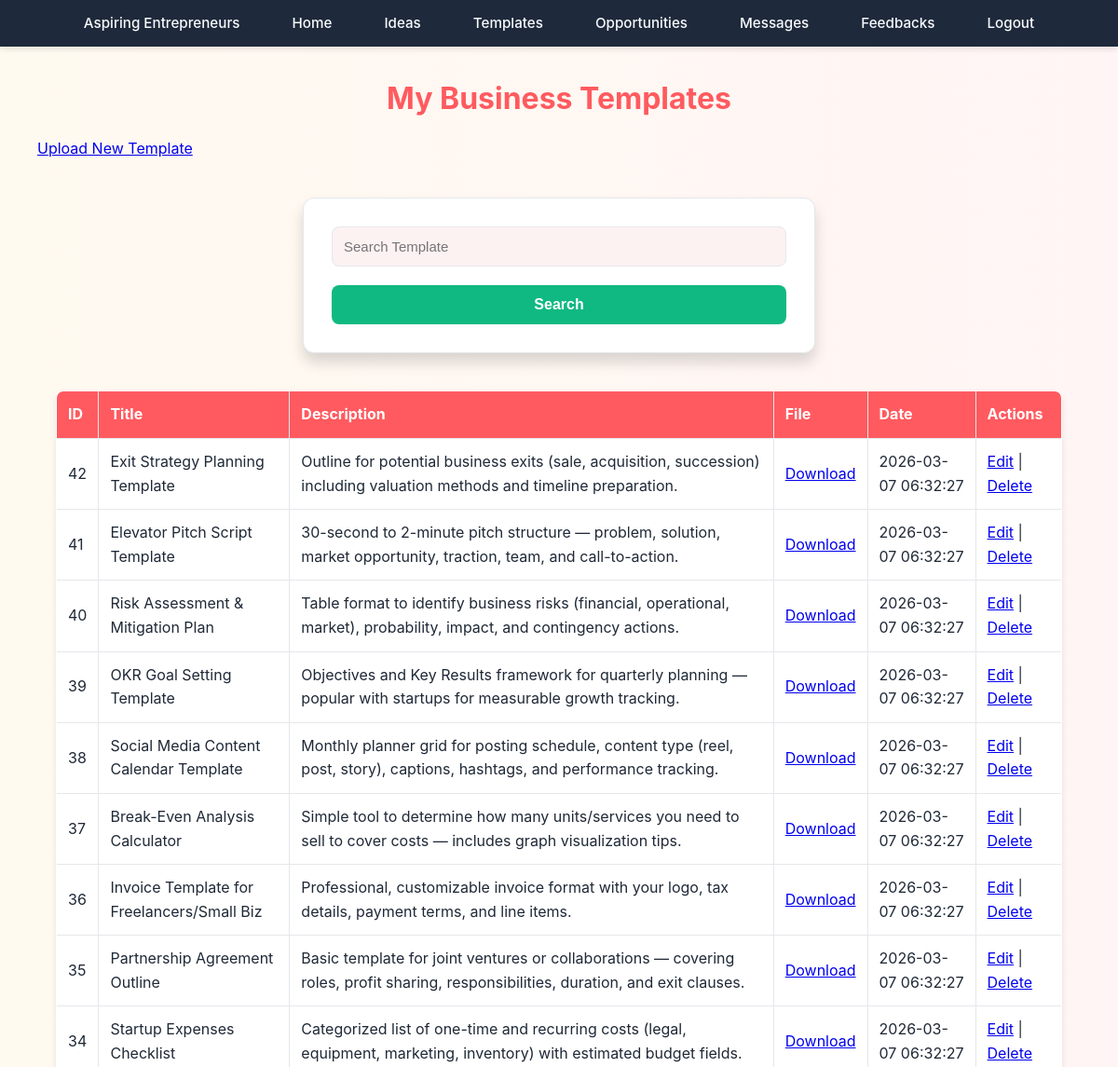
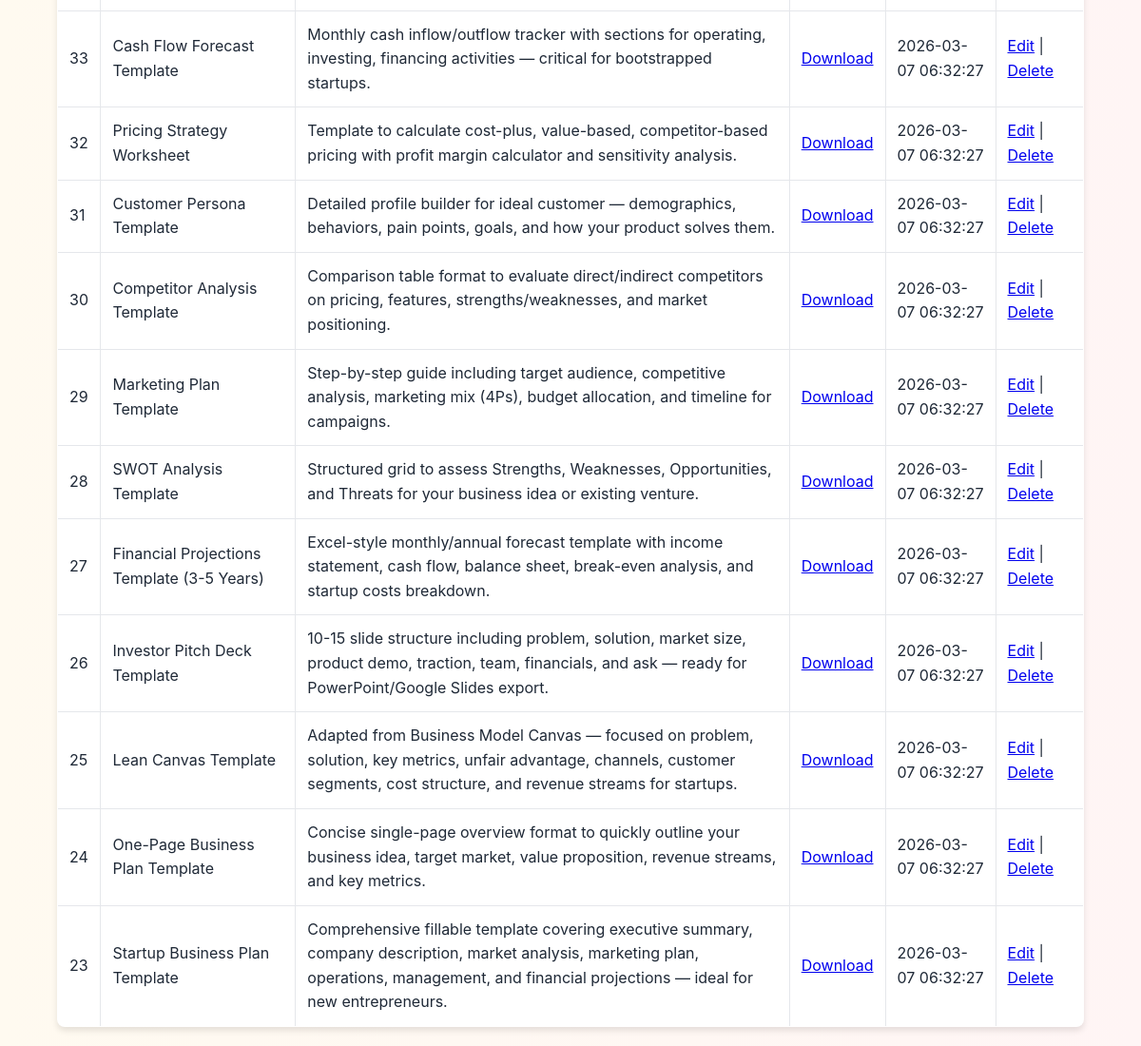
The page /agent/manage_templates.php (signed in) on the database its author committed (2 pictures, top to bottom).
### tables this page shows
CREATE TABLE `business_templates` (
  `template_id` int(11) NOT NULL,
  `agent_id` int(11) DEFAULT NULL,
  `title` varchar(200) DEFAULT NULL,
  `description` text DEFAULT NULL,
  `file_path` varchar(255) DEFAULT NULL,
  `uploaded_at` timestamp NOT NULL DEFAULT current_timestamp()
);

### agent/manage_templates.php (the view, shortened to what this page needs)
<?php
include "../config.php";
$agent_id = $_SESSION['agent_id'];
$searchQuery = "";
$templates = mysqli_query($conn,
"SELECT * FROM business_templates
WHERE agent_id = $agent_id
$searchQuery
ORDER BY template_id DESC");
?>
<!DOCTYPE html>
<html>
<head>
<link rel="stylesheet" href="../CSS/style.css">
</head>
<body>
<?php include('navbar.php'); ?>
<div>
<h2>My Business Templates</h2>
<a href="add_template.php" style="margin:40px;">Upload New Template</a>
<form method="get">
<input type="text" name="search" placeholder="Search Template"
value="<?php echo isset($_GET['search']) ? htmlspecialchars($_GET['search']) : ''; ?>">
<button type="submit">Search</button>
</form>
<table border="1" cellpadding="10">
<tr>
<th>ID</th>
<th>Title</th>
<th>Description</th>
<th>File</th>
<th>Date</th>
<th>Actions</th>
</tr>
<?php while($row = mysqli_fetch_assoc($templates)){ ?>
<tr>
<td><?php echo $row['template_id']; ?></td>
<td><?php echo htmlspecialchars($row['title']); ?></td>
<td><?php echo htmlspecialchars($row['description']); ?></td>
<td>
<a href="../uploads/templates/<?php echo $row['file_path']; ?>" target="_blank">
Download
</a>
</td>
<td><?php echo $row['uploaded_at']; ?></td>
<td>
<a href="edit_template.php?id=<?php echo $row['template_id']; ?>">Edit</a> |
<a href="?delete=<?php echo $row['template_id']; ?>"
onclick="return confirm('Delete this template?')">Delete</a>
</td>
</tr>
<?php } ?>
</table>
</div>
</body>
</html>

### CSS/style.css (style rules this page uses)
:root { --primary-color: #ff5a5f; --primary-hover: #e14d52; --secondary-color: #ffcc00; --secondary-hover: #e6b800; --text-primary: #1f2937; --text-secondary: #4b5563; --bg-primary: #ffffff; --bg-secondary: #fdf2f2; --border-color: #e5e7eb; --shadow-sm: 0 1px 2px rgba(0, 0, 0, 0.05); --shadow-md: 0 4px 6px rgba(0, 0, 0, 0.1); --shadow-lg: 0 10px 15px rgba(0, 0, 0, 0.15); }
* { margin: 0; padding: 0; box-sizing: border-box; }
body { font-family: 'Inter', sans-serif; background: linear-gradient(to right, #fffaf0, #fff5f5); color: var(--text-primary); line-height: 1.6; }
h1, h2, h3, h4, h5, h6 { margin-top: 30px; font-weight: 700; text-align: center; margin-bottom: 1rem; color: var(--primary-color); }
h2 { font-size: 2rem; }
form { max-width: 550px; margin: 40px auto; padding: 30px; background: var(--bg-primary); border-radius: 12px; box-shadow: var(--shadow-lg); border: 1px solid var(--border-color); }
input, select, textarea { width: 100%; padding: 12px; border: 1.5px solid var(--border-color); border-radius: 8px; margin-bottom: 20px; font-size: 15px; background-color: var(--bg-secondary); transition: border-color 0.2s, box-shadow 0.2s; }
button, input[type="submit"] { display: inline-block; width: 100%; background: #10b981; color: white; border: none; padding: 12px 20px; font-size: 1rem; font-weight: 600; cursor: pointer; border-radius: 8px; transition: all 0.2s ease; }
table { width: 90%; margin: 20px auto; border-collapse: collapse; background: var(--bg-primary); box-shadow: var(--shadow-md); border-radius: 8px; overflow: hidden; }
th, td { padding: 12px; border: 1px solid var(--border-color); text-align: left; }
th { background: var(--primary-color); color: white; }

### rows shown on the page
business_templates: template_id "42", title "Exit Strategy Planning Template", description "Outline for potential business exits (sale, acquisition, succession) including valuation methods and timeline preparation.", uploaded_at "2026-03-07 06:32:27"
business_templates: template_id "41", title "Elevator Pitch Script Template", description "30-second to 2-minute pitch structure — problem, solution, market opportunity, traction, team, and call-to-action.", uploaded_at "2026-03-07 06:32:27"
business_templates: template_id "40", title "Risk Assessment & Mitigation Plan", description "Table format to identify business risks (financial, operational, market), probability, impact, and contingency actions.", uploaded_at "2026-03-07 06:32:27"
business_templates: template_id "39", title "OKR Goal Setting Template", description "Objectives and Key Results framework for quarterly planning — popular with startups for measurable growth tracking.", uploaded_at "2026-03-07 06:32:27"
business_templates: template_id "38", title "Social Media Content Calendar Template", description "Monthly planner grid for posting schedule, content type (reel, post, story), captions, hashtags, and performance tracking.", uploaded_at "2026-03-07 06:32:27"
business_templates: template_id "37", title "Break-Even Analysis Calculator", description "Simple tool to determine how many units/services you need to sell to cover costs — includes graph visualization tips.", uploaded_at "2026-03-07 06:32:27"
business_templates: template_id "36", title "Invoice Template for Freelancers/Small Biz", description "Professional, customizable invoice format with your logo, tax details, payment terms, and line items.", uploaded_at "2026-03-07 06:32:27"
business_templates: template_id "35", title "Partnership Agreement Outline", description "Basic template for joint ventures or collaborations — covering roles, profit sharing, responsibilities, duration, and exit clauses.", uploaded_at "2026-03-07 06:32:27"
business_templates: template_id "34", title "Startup Expenses Checklist", description "Categorized list of one-time and recurring costs (legal, equipment, marketing, inventory) with estimated budget fields.", uploaded_at "2026-03-07 06:32:27"
business_templates: template_id "33", title "Cash Flow Forecast Template", description "Monthly cash inflow/outflow tracker with sections for operating, investing, financing activities — critical for bootstrapped startups.", uploaded_at "2026-03-07 06:32:27"
business_templates: template_id "32", title "Pricing Strategy Worksheet", description "Template to calculate cost-plus, value-based, competitor-based pricing with profit margin calculator and sensitivity analysis.", uploaded_at "2026-03-07 06:32:27"
business_templates: template_id "31", title "Customer Persona Template", description "Detailed profile builder for ideal customer — demographics, behaviors, pain points, goals, and how your product solves them.", uploaded_at "2026-03-07 06:32:27"
business_templates: template_id "30", title "Competitor Analysis Template", description "Comparison table format to evaluate direct/indirect competitors on pricing, features, strengths/weaknesses, and market positioning.", uploaded_at "2026-03-07 06:32:27"
business_templates: template_id "29", title "Marketing Plan Template", description "Step-by-step guide including target audience, competitive analysis, marketing mix (4Ps), budget allocation, and timeline for campaigns.", uploaded_at "2026-03-07 06:32:27"
business_templates: template_id "28", title "SWOT Analysis Template", description "Structured grid to assess Strengths, Weaknesses, Opportunities, and Threats for your business idea or existing venture.", uploaded_at "2026-03-07 06:32:27"
business_templates: template_id "27", title "Financial Projections Template (3-5 Years)", description "Excel-style monthly/annual forecast template with income statement, cash flow, balance sheet, break-even analysis, and startup costs breakdown.", uploaded_at "2026-03-07 06:32:27"
business_templates: template_id "26", title "Investor Pitch Deck Template", description "10-15 slide structure including problem, solution, market size, product demo, traction, team, financials, and ask — ready for PowerPoint/Google Slides export.", uploaded_at "2026-03-07 06:32:27"
business_templates: template_id "25", title "Lean Canvas Template", description "Adapted from Business Model Canvas — focused on problem, solution, key metrics, unfair advantage, channels, customer segments, cost structure, and revenue streams for startups.", uploaded_at "2026-03-07 06:32:27"
business_templates: template_id "24", title "One-Page Business Plan Template", description "Concise single-page overview format to quickly outline your business idea, target market, value proposition, revenue streams, and key metrics.", uploaded_at "2026-03-07 06:32:27"
business_templates: template_id "23", title "Startup Business Plan Template", description "Comprehensive fillable template covering executive summary, company description, market analysis, marketing plan, operations, management, and financial projections — ideal for new entrepreneurs.", uploaded_at "2026-03-07 06:32:27"
